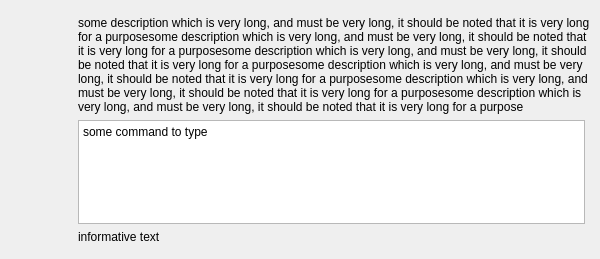
<?xml version="1.0" encoding="UTF-8"?>
<ui version="4.0">
 <class>ExternalCommandDialog</class>
 <widget class="QDialog" name="ExternalCommandDialog">
  <property name="geometry">
   <rect>
    <x>0</x>
    <y>0</y>
    <width>600</width>
    <height>259</height>
   </rect>
  </property>
  <property name="sizePolicy">
   <sizepolicy hsizetype="Fixed" vsizetype="Preferred">
    <horstretch>0</horstretch>
    <verstretch>0</verstretch>
   </sizepolicy>
  </property>
  <property name="minimumSize">
   <size>
    <width>600</width>
    <height>0</height>
   </size>
  </property>
  <property name="baseSize">
   <size>
    <width>600</width>
    <height>0</height>
   </size>
  </property>
  <property name="windowTitle">
   <string>Dialog</string>
  </property>
  <property name="modal">
   <bool>true</bool>
  </property>
  <layout class="QGridLayout" name="gridLayout">
   <property name="leftMargin">
    <number>9</number>
   </property>
   <property name="topMargin">
    <number>9</number>
   </property>
   <property name="rightMargin">
    <number>9</number>
   </property>
   <property name="bottomMargin">
    <number>9</number>
   </property>
   <property name="verticalSpacing">
    <number>6</number>
   </property>
   <item row="2" column="2">
    <widget class="QPlainTextEdit" name="command">
     <property name="verticalScrollBarPolicy">
      <enum>Qt::ScrollBarPolicy::ScrollBarAlwaysOff</enum>
     </property>
     <property name="sizeAdjustPolicy">
      <enum>QAbstractScrollArea::SizeAdjustPolicy::AdjustToContents</enum>
     </property>
     <property name="tabChangesFocus">
      <bool>false</bool>
     </property>
     <property name="lineWrapMode">
      <enum>QPlainTextEdit::LineWrapMode::NoWrap</enum>
     </property>
     <property name="readOnly">
      <bool>true</bool>
     </property>
     <property name="plainText">
      <string>some command to type</string>
     </property>
    </widget>
   </item>
   <item row="1" column="1">
    <spacer name="horizontalSpacer">
     <property name="orientation">
      <enum>Qt::Orientation::Horizontal</enum>
     </property>
     <property name="sizeType">
      <enum>QSizePolicy::Policy::Fixed</enum>
     </property>
     <property name="sizeHint" stdset="0">
      <size>
       <width>15</width>
       <height>1</height>
      </size>
     </property>
    </spacer>
   </item>
   <item row="6" column="2">
    <widget class="QDialogButtonBox" name="buttonBox">
     <property name="orientation">
      <enum>Qt::Orientation::Horizontal</enum>
     </property>
     <property name="standardButtons">
      <set>QDialogButtonBox::StandardButton::NoButton</set>
     </property>
    </widget>
   </item>
   <item row="1" column="2" colspan="2">
    <widget class="QLabel" name="text">
     <property name="text">
      <string>some description which is very long, and must be very long, it should be noted that it is very long for a purposesome description which is very long, and must be very long, it should be noted that it is very long for a purposesome description which is very long, and must be very long, it should be noted that it is very long for a purposesome description which is very long, and must be very long, it should be noted that it is very long for a purposesome description which is very long, and must be very long, it should be noted that it is very long for a purposesome description which is very long, and must be very long, it should be noted that it is very long for a purpose</string>
     </property>
     <property name="wordWrap">
      <bool>true</bool>
     </property>
    </widget>
   </item>
   <item row="3" column="2" colspan="2">
    <widget class="QLabel" name="informativeText">
     <property name="text">
      <string>informative text</string>
     </property>
     <property name="wordWrap">
      <bool>true</bool>
     </property>
    </widget>
   </item>
   <item row="1" column="0">
    <widget class="QLabel" name="icon">
     <property name="minimumSize">
      <size>
       <width>48</width>
       <height>48</height>
      </size>
     </property>
     <property name="text">
      <string/>
     </property>
    </widget>
   </item>
   <item row="0" column="0">
    <spacer name="verticalSpacer">
     <property name="orientation">
      <enum>Qt::Orientation::Vertical</enum>
     </property>
     <property name="sizeType">
      <enum>QSizePolicy::Policy::Fixed</enum>
     </property>
     <property name="sizeHint" stdset="0">
      <size>
       <width>1</width>
       <height>7</height>
      </size>
     </property>
    </spacer>
   </item>
  </layout>
 </widget>
 <resources/>
 <connections>
  <connection>
   <sender>buttonBox</sender>
   <signal>accepted()</signal>
   <receiver>ExternalCommandDialog</receiver>
   <slot>accept()</slot>
   <hints>
    <hint type="sourcelabel">
     <x>248</x>
     <y>254</y>
    </hint>
    <hint type="destinationlabel">
     <x>157</x>
     <y>274</y>
    </hint>
   </hints>
  </connection>
  <connection>
   <sender>buttonBox</sender>
   <signal>rejected()</signal>
   <receiver>ExternalCommandDialog</receiver>
   <slot>reject()</slot>
   <hints>
    <hint type="sourcelabel">
     <x>316</x>
     <y>260</y>
    </hint>
    <hint type="destinationlabel">
     <x>286</x>
     <y>274</y>
    </hint>
   </hints>
  </connection>
 </connections>
</ui>
